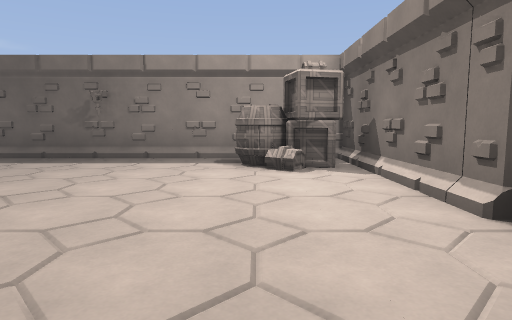
View 1 (above)

12 first-person views from a walk through a Godot game level. The camera is 1.3 m above the floor, tilts 6° down and sees 75° across. The floor is counted in squares, 2 m on a side. Each view is taken from the middle of a square. On the plan, view 1 faces up. The plan holds only what a view shows up to about 10 squares ahead; the rest is blank. The place goes on beyond the plan. Surface patterns are stand-ins for the level's own textures.

View 2
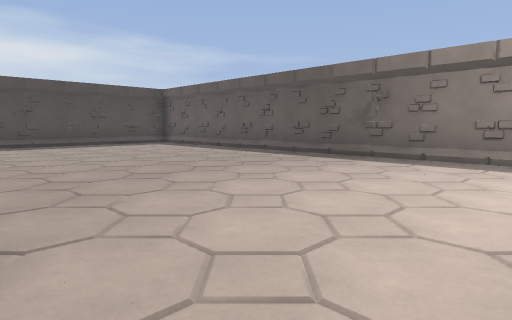

View 3
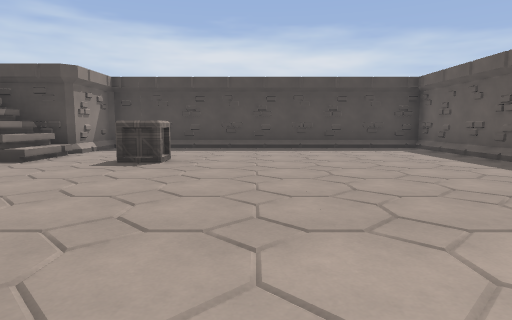

View 4
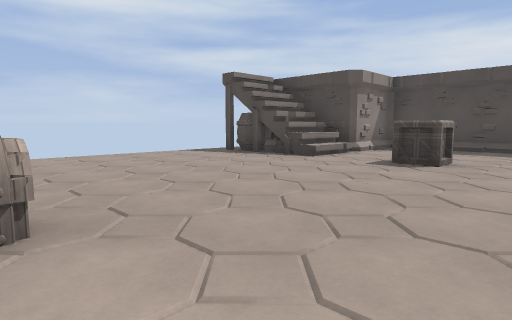

View 5
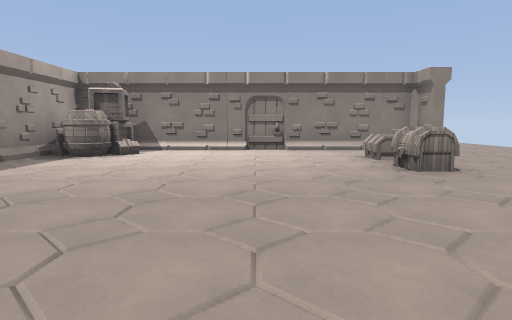

View 6
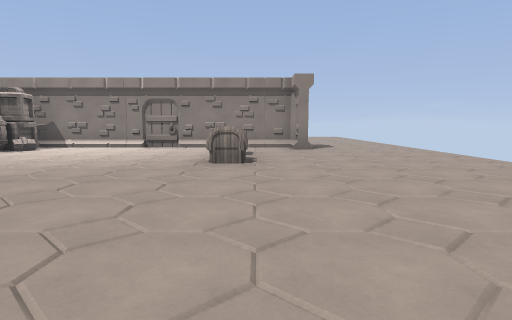

View 7
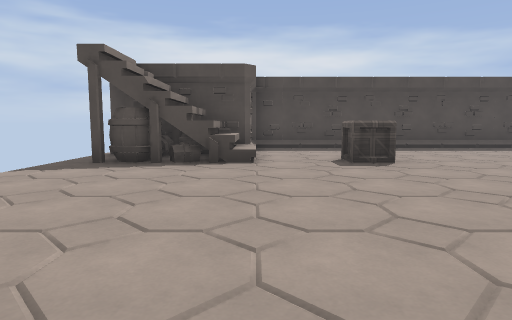

View 8
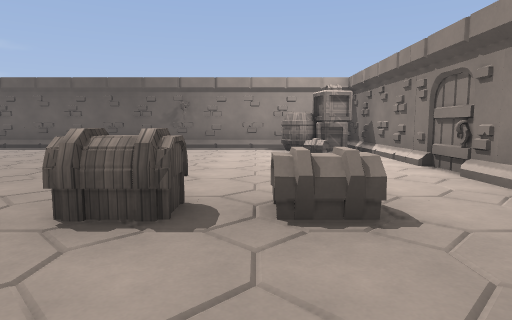

View 9
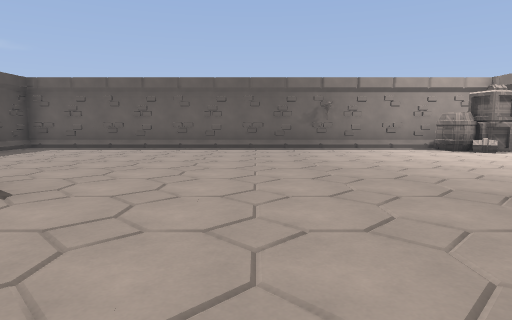

View 10
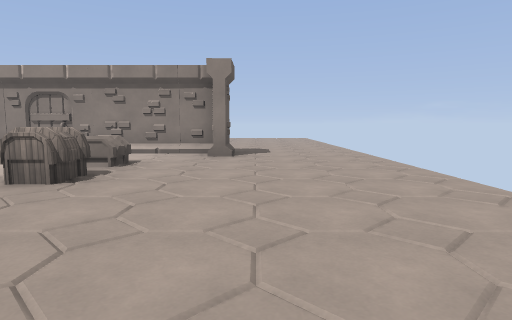

View 11
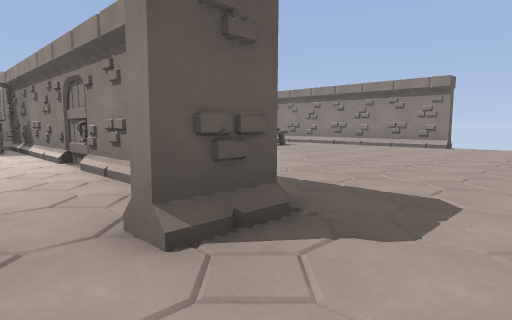

View 12
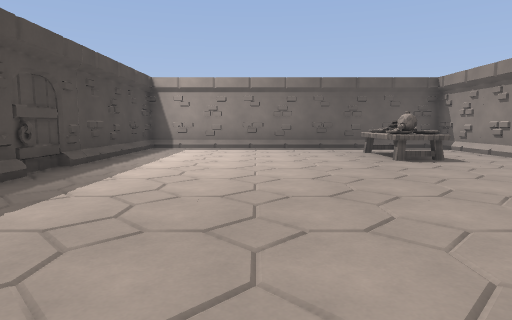

### Floor plan
Key: @ floor where view 1 was taken; # wall or solid block; x gap in a wall; . floor; / step, stairs or slope; ^ raised ledge; B box; C chest; T table; O other object.
Columns run from 12 left of view 1 to 11 right of it. Each row starts with its distance up from view 1.
  7 ########################
  6 #...........BB#......./#
  5 #...........BB#.....T./#
  4 #.............#.....T./#
  3 #.............#.....T./
  2 #.............#.......
  1 #.............#.......
  0 #...B.......@.#......./#
 -1 #.........C.O.#......./
 -2 ###//........##........
 -3   #//..................
 -4   ^//............
 -5   x//............

Where each view was taken, in squares from view 1:
view 1: 0 up, 0 right, facing up
view 2: 0 up, 0 right, facing up-left
view 3: 2 up, 2 left, facing left
view 4: 2 up, 2 left, facing down-left
view 5: 2 up, 7 left, facing right
view 6: 1 down, 8 left, facing right
view 7: 2 down, 2 left, facing left
view 8: 3 down, 1 left, facing up
view 9: 3 down, 5 left, facing up
view 10: 3 down, 6 left, facing right
view 11: 4 down, 0 right, facing up-right
view 12: 3 down, 5 right, facing up
